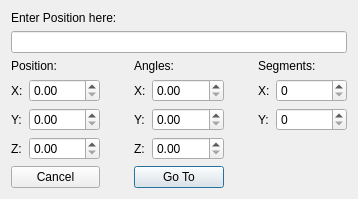
<?xml version="1.0" encoding="UTF-8"?>
<ui version="4.0">
 <class>GotoPositionDlg</class>
 <widget class="QDialog" name="GotoPositionDlg">
  <property name="geometry">
   <rect>
    <x>0</x>
    <y>0</y>
    <width>358</width>
    <height>198</height>
   </rect>
  </property>
  <property name="windowTitle">
   <string>Go to position</string>
  </property>
  <layout class="QGridLayout" name="gridLayout" columnstretch="0,1,0,0,1,0,0,1">
   <item row="6" column="3" colspan="2">
    <widget class="QPushButton" name="pushButton">
     <property name="text">
      <string>Go To</string>
     </property>
    </widget>
   </item>
   <item row="6" column="0" colspan="2">
    <widget class="QPushButton" name="pushButton_2">
     <property name="text">
      <string>Cancel</string>
     </property>
    </widget>
   </item>
   <item row="5" column="6" colspan="2">
    <spacer name="horizontalSpacer">
     <property name="orientation">
      <enum>Qt::Horizontal</enum>
     </property>
     <property name="sizeHint" stdset="0">
      <size>
       <width>40</width>
       <height>20</height>
      </size>
     </property>
    </spacer>
   </item>
   <item row="3" column="2">
    <spacer name="horizontalSpacer_2">
     <property name="orientation">
      <enum>Qt::Horizontal</enum>
     </property>
     <property name="sizeType">
      <enum>QSizePolicy::Fixed</enum>
     </property>
     <property name="sizeHint" stdset="0">
      <size>
       <width>22</width>
       <height>20</height>
      </size>
     </property>
    </spacer>
   </item>
   <item row="5" column="1">
    <widget class="QDoubleSpinBox" name="m_dymZ"/>
   </item>
   <item row="4" column="1">
    <widget class="QDoubleSpinBox" name="m_dymY"/>
   </item>
   <item row="3" column="1">
    <widget class="QDoubleSpinBox" name="m_dymX"/>
   </item>
   <item row="4" column="4">
    <widget class="QDoubleSpinBox" name="m_dymAngleY"/>
   </item>
   <item row="3" column="4">
    <widget class="QDoubleSpinBox" name="m_dymAngleX"/>
   </item>
   <item row="5" column="0">
    <widget class="QLabel" name="label_8">
     <property name="text">
      <string>Z:</string>
     </property>
    </widget>
   </item>
   <item row="4" column="3">
    <widget class="QLabel" name="label_7">
     <property name="text">
      <string>Y:</string>
     </property>
    </widget>
   </item>
   <item row="0" column="0" colspan="8">
    <widget class="QLabel" name="label">
     <property name="text">
      <string>Enter Position here:</string>
     </property>
    </widget>
   </item>
   <item row="3" column="0">
    <widget class="QLabel" name="label_4">
     <property name="text">
      <string>X:</string>
     </property>
    </widget>
   </item>
   <item row="1" column="0" colspan="8">
    <widget class="QLineEdit" name="m_posEdit">
     <property name="alignment">
      <set>Qt::AlignLeading|Qt::AlignLeft|Qt::AlignVCenter</set>
     </property>
    </widget>
   </item>
   <item row="2" column="0" colspan="2">
    <widget class="QLabel" name="label_2">
     <property name="text">
      <string>Position:</string>
     </property>
    </widget>
   </item>
   <item row="3" column="3">
    <widget class="QLabel" name="label_5">
     <property name="text">
      <string>X:</string>
     </property>
    </widget>
   </item>
   <item row="3" column="6">
    <widget class="QLabel" name="m_labelSegX">
     <property name="text">
      <string>X:</string>
     </property>
    </widget>
   </item>
   <item row="5" column="4">
    <widget class="QDoubleSpinBox" name="m_dymAngleZ"/>
   </item>
   <item row="4" column="0">
    <widget class="QLabel" name="label_6">
     <property name="text">
      <string>Y:</string>
     </property>
    </widget>
   </item>
   <item row="4" column="6">
    <widget class="QLabel" name="m_labelSegY">
     <property name="text">
      <string>Y:</string>
     </property>
    </widget>
   </item>
   <item row="5" column="3">
    <widget class="QLabel" name="label_9">
     <property name="text">
      <string>Z:</string>
     </property>
    </widget>
   </item>
   <item row="3" column="5">
    <spacer name="horizontalSpacer_3">
     <property name="orientation">
      <enum>Qt::Horizontal</enum>
     </property>
     <property name="sizeType">
      <enum>QSizePolicy::Fixed</enum>
     </property>
     <property name="sizeHint" stdset="0">
      <size>
       <width>22</width>
       <height>20</height>
      </size>
     </property>
    </spacer>
   </item>
   <item row="2" column="3" colspan="2">
    <widget class="QLabel" name="label_3">
     <property name="text">
      <string>Angles:</string>
     </property>
    </widget>
   </item>
   <item row="2" column="6" colspan="2">
    <widget class="QLabel" name="m_labelSeg">
     <property name="text">
      <string>Segments:</string>
     </property>
    </widget>
   </item>
   <item row="3" column="7">
    <widget class="QSpinBox" name="m_dymSegX"/>
   </item>
   <item row="4" column="7">
    <widget class="QSpinBox" name="m_dymSegY"/>
   </item>
  </layout>
 </widget>
 <tabstops>
  <tabstop>m_posEdit</tabstop>
  <tabstop>m_dymX</tabstop>
  <tabstop>m_dymY</tabstop>
  <tabstop>m_dymZ</tabstop>
  <tabstop>m_dymAngleX</tabstop>
  <tabstop>m_dymAngleY</tabstop>
  <tabstop>m_dymAngleZ</tabstop>
  <tabstop>m_dymSegX</tabstop>
  <tabstop>m_dymSegY</tabstop>
  <tabstop>pushButton_2</tabstop>
  <tabstop>pushButton</tabstop>
 </tabstops>
 <resources/>
 <connections>
  <connection>
   <sender>pushButton</sender>
   <signal>clicked()</signal>
   <receiver>GotoPositionDlg</receiver>
   <slot>accept()</slot>
   <hints>
    <hint type="sourcelabel">
     <x>202</x>
     <y>181</y>
    </hint>
    <hint type="destinationlabel">
     <x>284</x>
     <y>173</y>
    </hint>
   </hints>
  </connection>
  <connection>
   <sender>pushButton_2</sender>
   <signal>clicked()</signal>
   <receiver>GotoPositionDlg</receiver>
   <slot>reject()</slot>
   <hints>
    <hint type="sourcelabel">
     <x>54</x>
     <y>180</y>
    </hint>
    <hint type="destinationlabel">
     <x>117</x>
     <y>178</y>
    </hint>
   </hints>
  </connection>
 </connections>
</ui>
